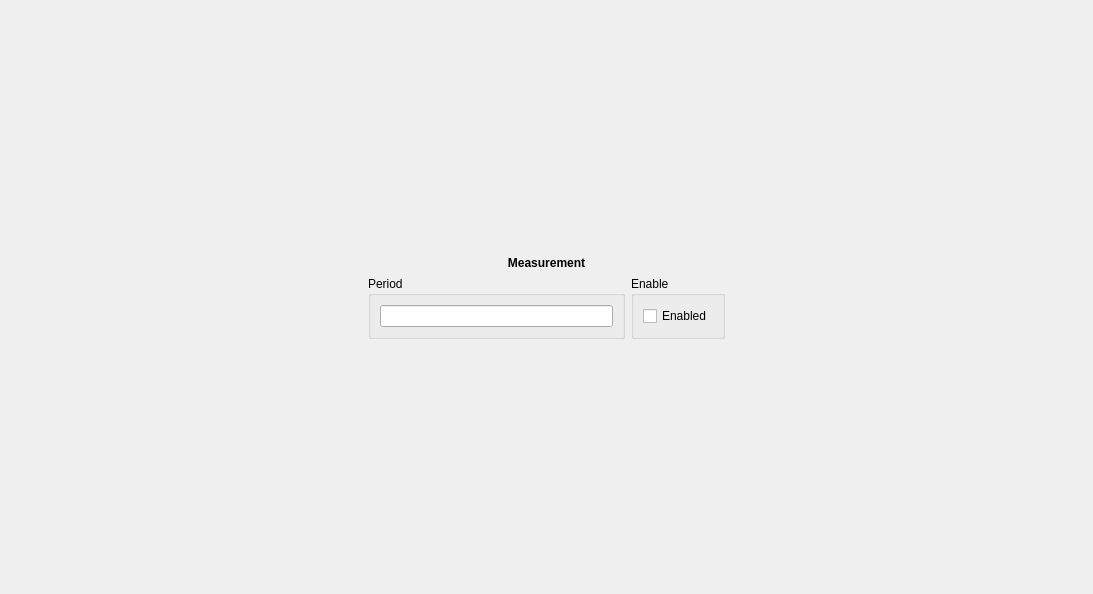
<?xml version="1.0" encoding="UTF-8"?>
<ui version="4.0">
 <class>FieldMeasurementWidget</class>
 <widget class="QWidget" name="FieldMeasurementWidget">
  <property name="enabled">
   <bool>true</bool>
  </property>
  <property name="geometry">
   <rect>
    <x>0</x>
    <y>0</y>
    <width>1093</width>
    <height>594</height>
   </rect>
  </property>
  <property name="sizePolicy">
   <sizepolicy hsizetype="MinimumExpanding" vsizetype="MinimumExpanding">
    <horstretch>0</horstretch>
    <verstretch>0</verstretch>
   </sizepolicy>
  </property>
  <property name="windowTitle">
   <string>Form</string>
  </property>
  <property name="autoFillBackground">
   <bool>false</bool>
  </property>
  <layout class="QHBoxLayout" name="horizontalLayout_2">
   <item>
    <spacer name="horizontalSpacer">
     <property name="orientation">
      <enum>Qt::Orientation::Horizontal</enum>
     </property>
     <property name="sizeHint" stdset="0">
      <size>
       <width>40</width>
       <height>20</height>
      </size>
     </property>
    </spacer>
   </item>
   <item>
    <layout class="QVBoxLayout" name="verticalLayout_4">
     <item>
      <spacer name="verticalSpacer">
       <property name="orientation">
        <enum>Qt::Orientation::Vertical</enum>
       </property>
       <property name="sizeHint" stdset="0">
        <size>
         <width>20</width>
         <height>40</height>
        </size>
       </property>
      </spacer>
     </item>
     <item>
      <widget class="QLabel" name="label">
       <property name="font">
        <font>
         <bold>true</bold>
        </font>
       </property>
       <property name="text">
        <string>Measurement</string>
       </property>
       <property name="alignment">
        <set>Qt::AlignmentFlag::AlignCenter</set>
       </property>
      </widget>
     </item>
     <item>
      <layout class="QHBoxLayout" name="horizontalLayout">
       <item>
        <widget class="QGroupBox" name="groupBox">
         <property name="title">
          <string>Period</string>
         </property>
         <layout class="QVBoxLayout" name="verticalLayout_2">
          <item>
           <widget class="SIUnitEdit" name="period"/>
          </item>
         </layout>
        </widget>
       </item>
       <item>
        <widget class="QGroupBox" name="EnableBox">
         <property name="title">
          <string>Enable</string>
         </property>
         <layout class="QVBoxLayout" name="verticalLayout_3">
          <item>
           <widget class="QCheckBox" name="EnabledMeas">
            <property name="text">
             <string>Enabled</string>
            </property>
           </widget>
          </item>
         </layout>
        </widget>
       </item>
      </layout>
     </item>
     <item>
      <spacer name="verticalSpacer_2">
       <property name="orientation">
        <enum>Qt::Orientation::Vertical</enum>
       </property>
       <property name="sizeHint" stdset="0">
        <size>
         <width>20</width>
         <height>40</height>
        </size>
       </property>
      </spacer>
     </item>
    </layout>
   </item>
   <item>
    <spacer name="horizontalSpacer_2">
     <property name="orientation">
      <enum>Qt::Orientation::Horizontal</enum>
     </property>
     <property name="sizeHint" stdset="0">
      <size>
       <width>40</width>
       <height>20</height>
      </size>
     </property>
    </spacer>
   </item>
  </layout>
 </widget>
 <customwidgets>
  <customwidget>
   <class>SIUnitEdit</class>
   <extends>QLineEdit</extends>
   <header>CustomWidgets/siunitedit.h</header>
  </customwidget>
 </customwidgets>
 <resources/>
 <connections/>
</ui>
